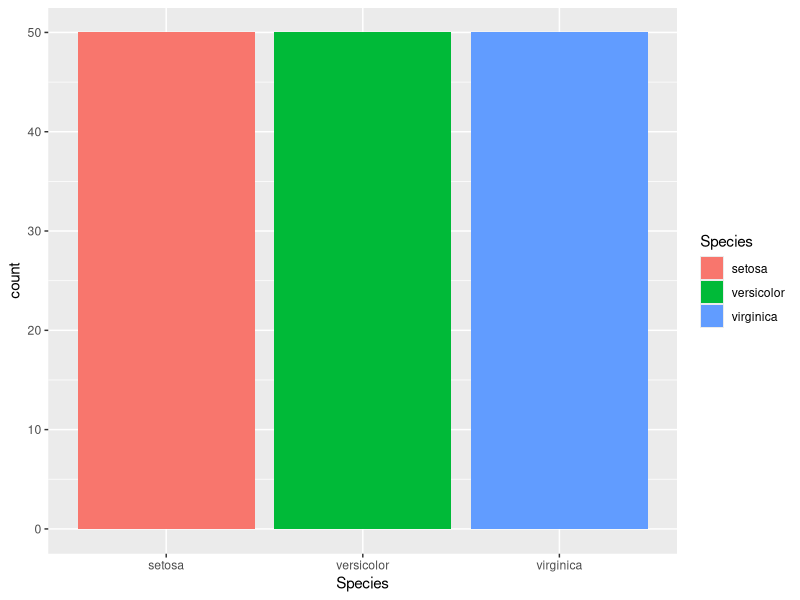
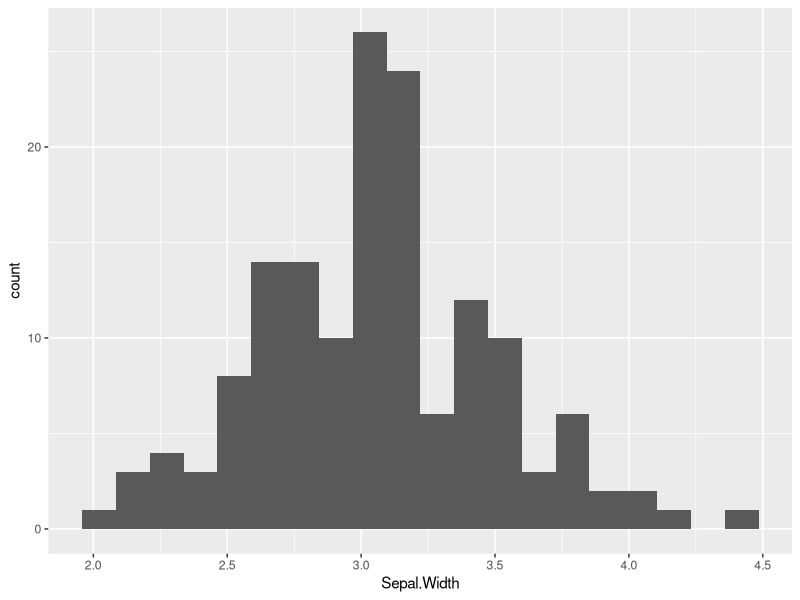
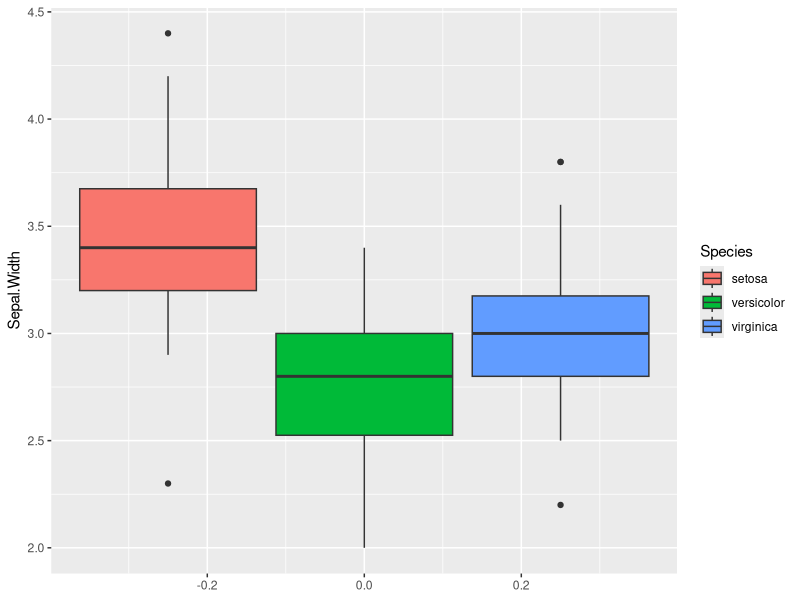
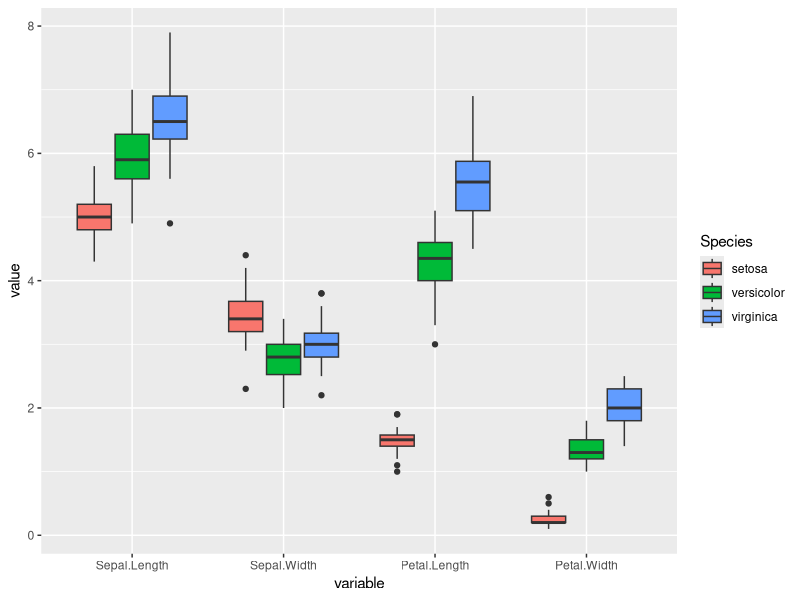
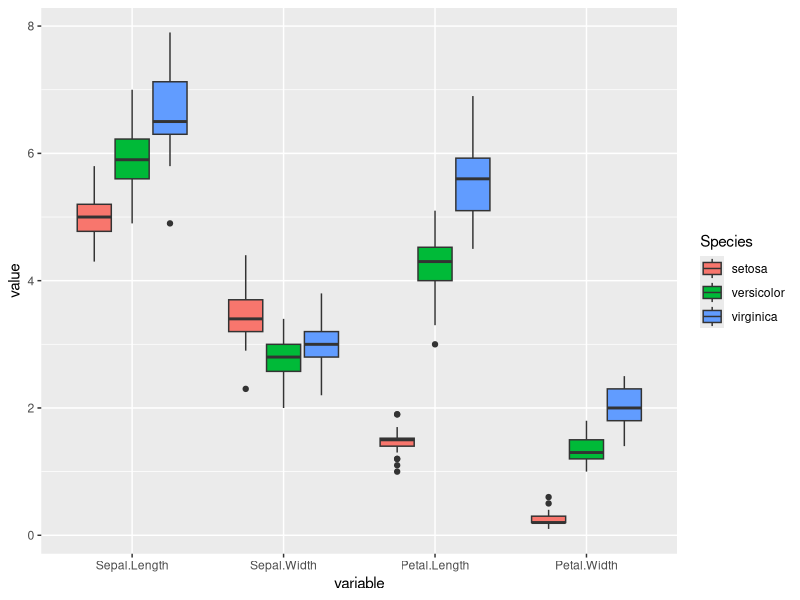
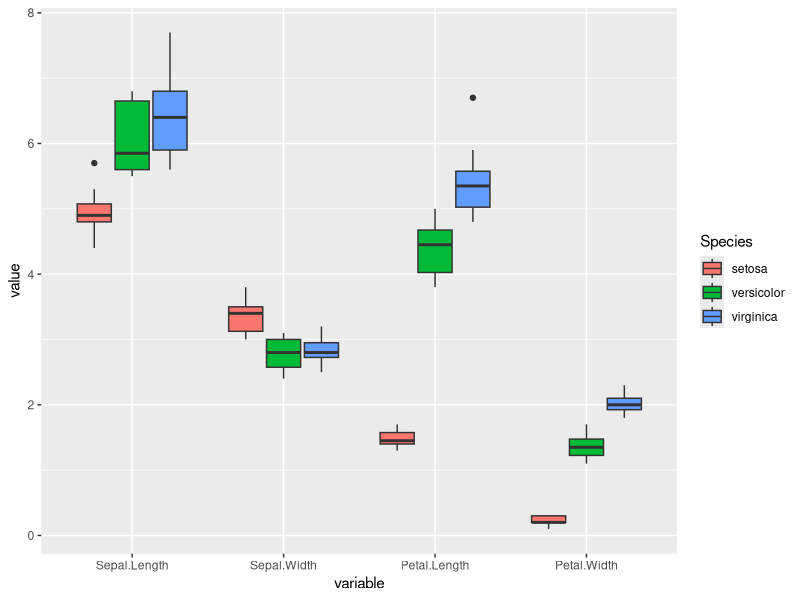

Write the R code that produced these figures, in order. (Note: this script raises an error after producing the figures.)
## ---- chunk 1

library(reshape2) 
library(skimr)
library(datasets)
library(caret)
library(dplyr)

## ---- chunk 2
set.seed(2000)

## ---- chunk 3

head(iris)

## ---- chunk 4
colnames(iris)

## ---- chunk 5
str(iris)
## ---- chunk 6
glimpse(iris)

## ---- chunk 7
iris %>% summary()
## ---- chunk 8
skim(iris)
## ---- chunk 9
sum(is.na(iris))
## ---- chunk 10
iris %>% count(Species)
## ---- chunk 11
iris %>% group_by(Species) %>% skim()
## ---- chunk 12
ggplot(data=iris)+geom_bar(mapping=aes(x=Species,fill=Species))
## ---- chunk 13

ggplot(data=iris)+geom_histogram(bins= 20, mapping=aes(x=Sepal.Width))

## ---- chunk 14
ggplot(data=iris)+geom_boxplot(mapping=aes(y=Sepal.Width,group=Species,fill= Species))
## ---- chunk 15

iris_long <- melt(iris, id = "Species")    

ggplot(data=iris_long) + geom_boxplot( aes(x = variable, y = value, fill = Species))

## ---- chunk 16
trainingIndex <- createDataPartition(iris$Species, p=0.8,list = FALSE)
trainingSet <- iris[trainingIndex,]
testingSet <- iris[-trainingIndex,]

## ---- chunk 17

iris1 <- melt(trainingSet, id = "Species")    

ggplot(data=iris1) + 
  geom_boxplot( aes(x = variable, y = value, fill = Species))


## ---- chunk 18


iris2 <- melt(testingSet, id = "Species")    

ggplot(data=iris2) + 
  geom_boxplot( aes(x = variable, y = value, fill = Species))


## ---- chunk 19
model <- train(Species ~ ., data = trainingSet,
               method = "svmPoly",
               na.action = na.omit,
               preProcess=c("scale","center"),
               trControl= trainControl(method="none"),
               tuneGrid = data.frame(degree=1,scale=1,C=1)
)

## ---- chunk 20
model.cv <- train(Species ~ ., data = trainingSet,
                  method = "svmPoly",
                  na.action = na.omit,
                  preProcess=c("scale","center"),
                  trControl= trainControl(method="cv", number=10),
                  tuneGrid = data.frame(degree=1,scale=1,C=1)
)

## ---- chunk 21
model.training <-predict(model, trainingSet) 
model.testing <-predict(model, testingSet) 
model.cv <-predict(model.cv, trainingSet) 
## ---- chunk 22
model.training.confusion <-confusionMatrix(model.training, trainingSet$Species)
model.testing.confusion <-confusionMatrix(model.testing, testingSet$Species)
model.cv.confusion <-confusionMatrix(model.cv, trainingSet$Species)
## ---- chunk 23

print(model.training.confusion)
print(model.testing.confusion)
print(model.cv.confusion)
## ---- chunk 24

importance <- varImp(model)
plot(importance)

